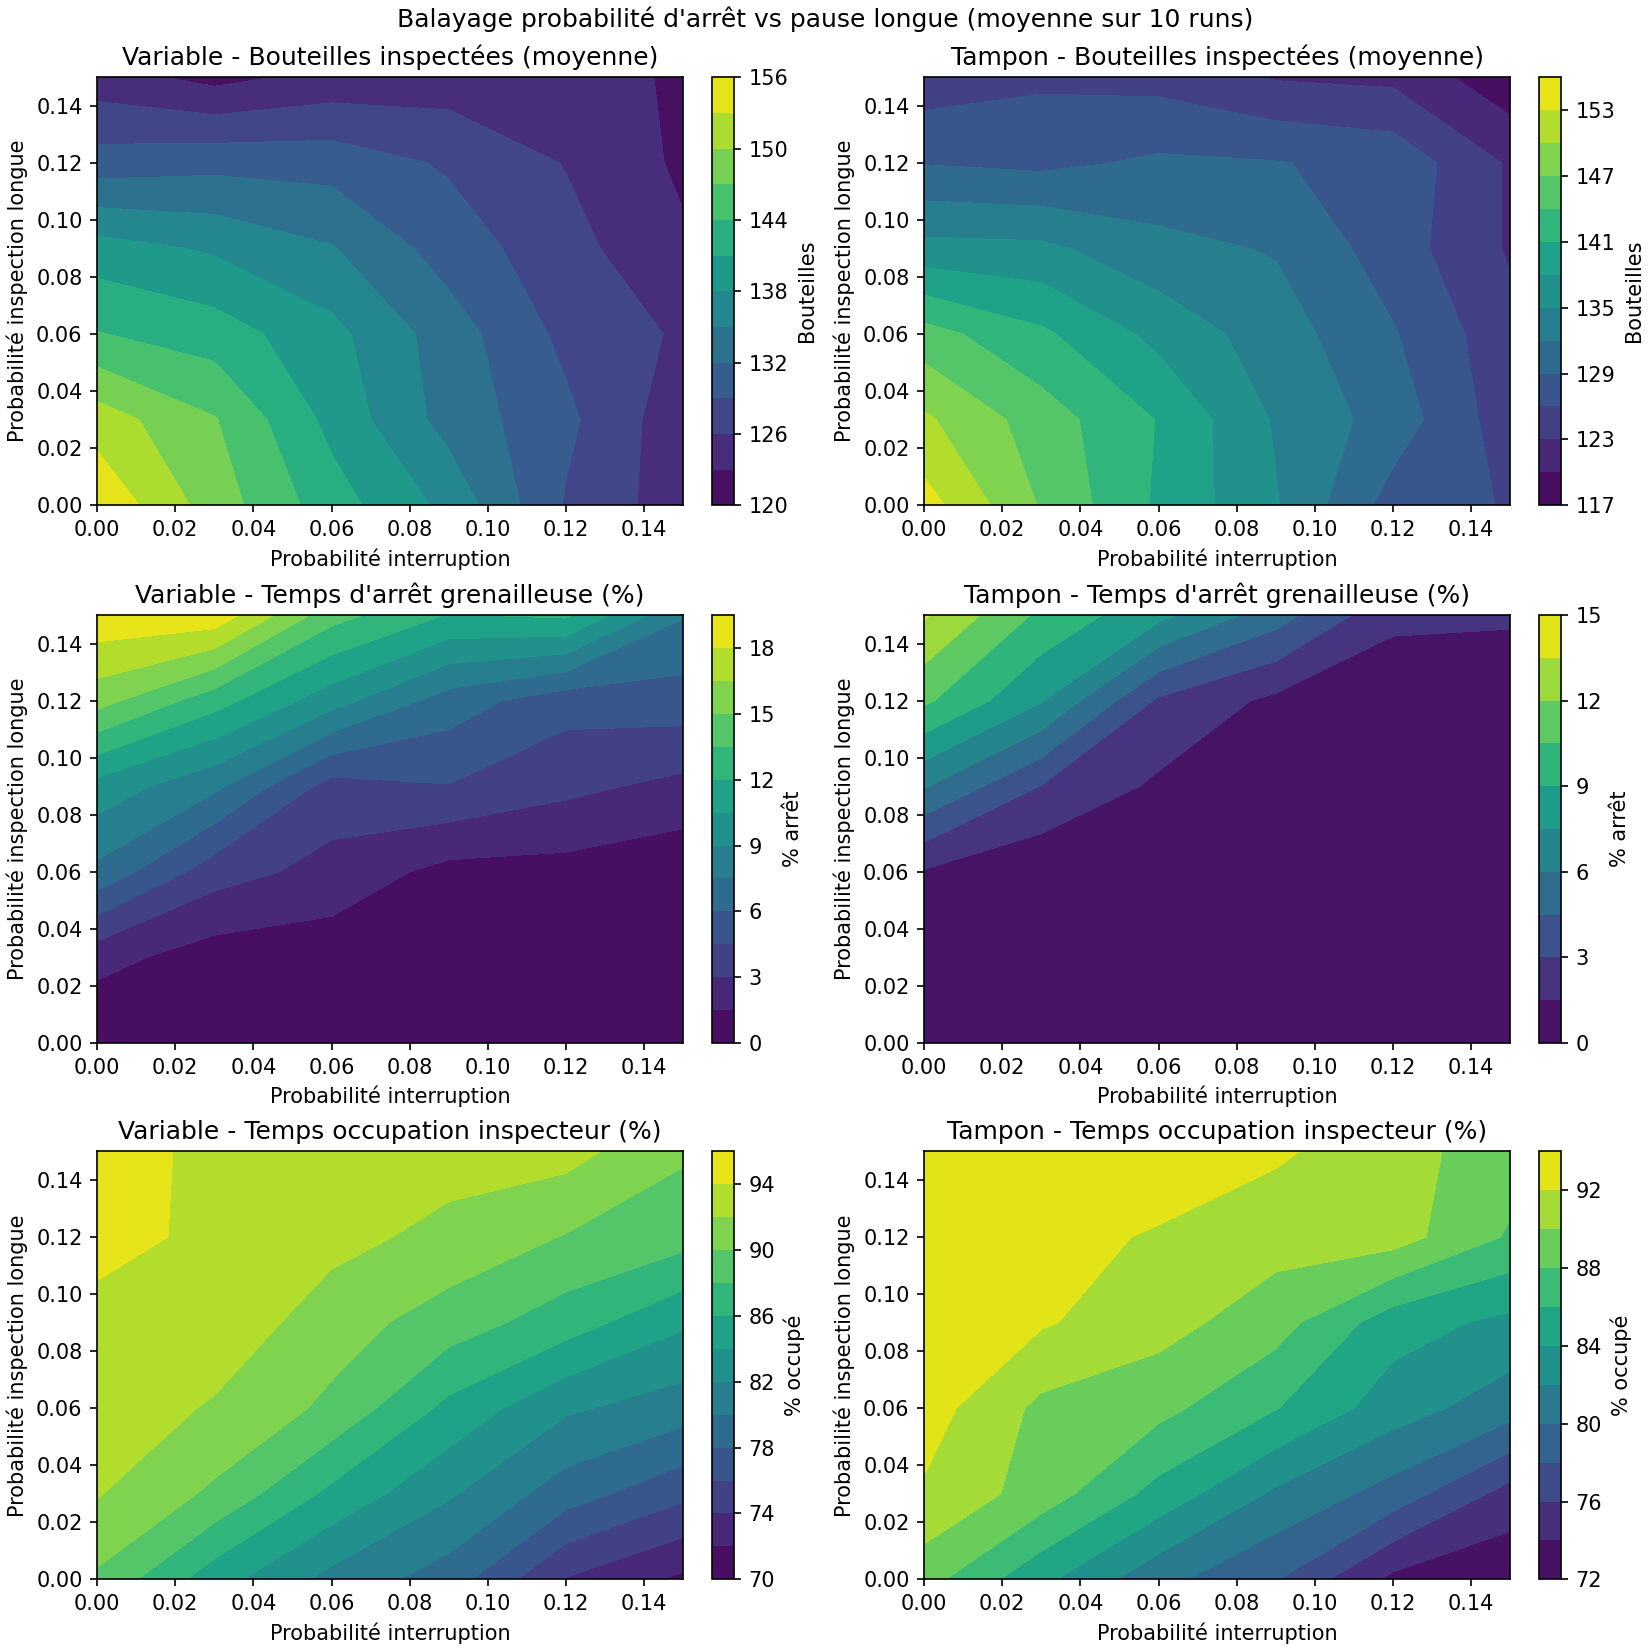

Here is the Python script that generated this plot:
import random

import numpy as np
import matplotlib.pyplot as plt

import Parameter_horizontal as P
from demo_variable_conveyor import demo_composite_flow as run_variable
from demo_variable_conveyor_tempon import demo_composite_flow as run_tempon


def run_mean(fn, n_runs, seed_base, **kwargs):
    bottles = []
    blocked_pct = []
    busy_pct = []
    for i in range(n_runs):
        random.seed(seed_base + i)
        np.random.seed(seed_base + i)
        result = fn(plot=False, **kwargs)
        total_time = float(result.get("total_time", 0.0)) or 1.0
        blocked_time = float(result.get("grenailleuse_blocked_time", 0.0))
        busy_time = float(result.get("busy_time", 0.0))
        bottles.append(len(result.get("inspected_times", [])))
        blocked_pct.append(blocked_time * 100.0 / total_time)
        busy_pct.append(busy_time * 100.0 / total_time)
    return float(np.mean(bottles)), float(np.mean(blocked_pct)), float(np.mean(busy_pct))


def sweep(fn, p_vals, s_vals, n_runs, seed_base):
    bottles_grid = np.zeros((len(s_vals), len(p_vals)))
    blocked_grid = np.zeros((len(s_vals), len(p_vals)))
    busy_grid = np.zeros((len(s_vals), len(p_vals)))
    for i, s in enumerate(s_vals):
        for j, p in enumerate(p_vals):
            b_mean, blk_mean, busy_mean = run_mean(
                fn,
                n_runs=n_runs,
                seed_base=seed_base + i * 1000 + j * 10,
                down_time=p,
                s=s,
            )
            bottles_grid[i, j] = b_mean
            blocked_grid[i, j] = blk_mean
            busy_grid[i, j] = busy_mean
    return bottles_grid, blocked_grid, busy_grid


def plot_contours(x, y, z, title, cbar_label, ax):
    levels = 12
    contour = ax.contourf(x, y, z, levels=levels, cmap="viridis")
    ax.set_title(title)
    ax.set_xlabel("Probabilité interruption")
    ax.set_ylabel("Probabilité inspection longue")
    cbar = plt.colorbar(contour, ax=ax)
    cbar.set_label(cbar_label)


def main():
    p_vals = np.linspace(0.0, 0.15, 6)
    s_vals = np.linspace(0.0, 0.15, 6)
    n_runs = 20

    bottles_variable, blocked_variable, busy_variable = sweep(run_variable, p_vals, s_vals, n_runs, seed_base=1000)
    bottles_tempon, blocked_tempon, busy_tempon = sweep(run_tempon, p_vals, s_vals, n_runs, seed_base=2000)

    X, Y = np.meshgrid(p_vals, s_vals)

    fig, axes = plt.subplots(3, 2, figsize=(11, 11), constrained_layout=True)
    # Row 1: Bottles
    plot_contours(
        X, Y, bottles_variable,
        "Variable - Bouteilles inspectées (moyenne)",
        "Bouteilles",
        axes[0, 0],
    )
    plot_contours(
        X, Y, bottles_tempon,
        "Tampon - Bouteilles inspectées (moyenne)",
        "Bouteilles",
        axes[0, 1],
    )
    # Row 2: Grenailleuse stop %
    plot_contours(
        X, Y, blocked_variable,
        "Variable - Temps d'arrêt grenailleuse (%)",
        "% arrêt",
        axes[1, 0],
    )
    plot_contours(
        X, Y, blocked_tempon,
        "Tampon - Temps d'arrêt grenailleuse (%)",
        "% arrêt",
        axes[1, 1],
    )
    # Row 3: Inspector busy %
    plot_contours(
        X, Y, busy_variable,
        "Variable - Temps occupation inspecteur (%)",
        "% occupé",
        axes[2, 0],
    )
    plot_contours(
        X, Y, busy_tempon,
        "Tampon - Temps occupation inspecteur (%)",
        "% occupé",
        axes[2, 1],
    )

    out_path = "sweep_contours_tempon_variable.png"
    fig.suptitle("Balayage probabilité d'arrêt vs pause longue (moyenne sur 10 runs)", fontsize=12)
    plt.savefig(out_path, dpi=150)
    print(f"Saved: {out_path}")


if __name__ == "__main__":
    main()
